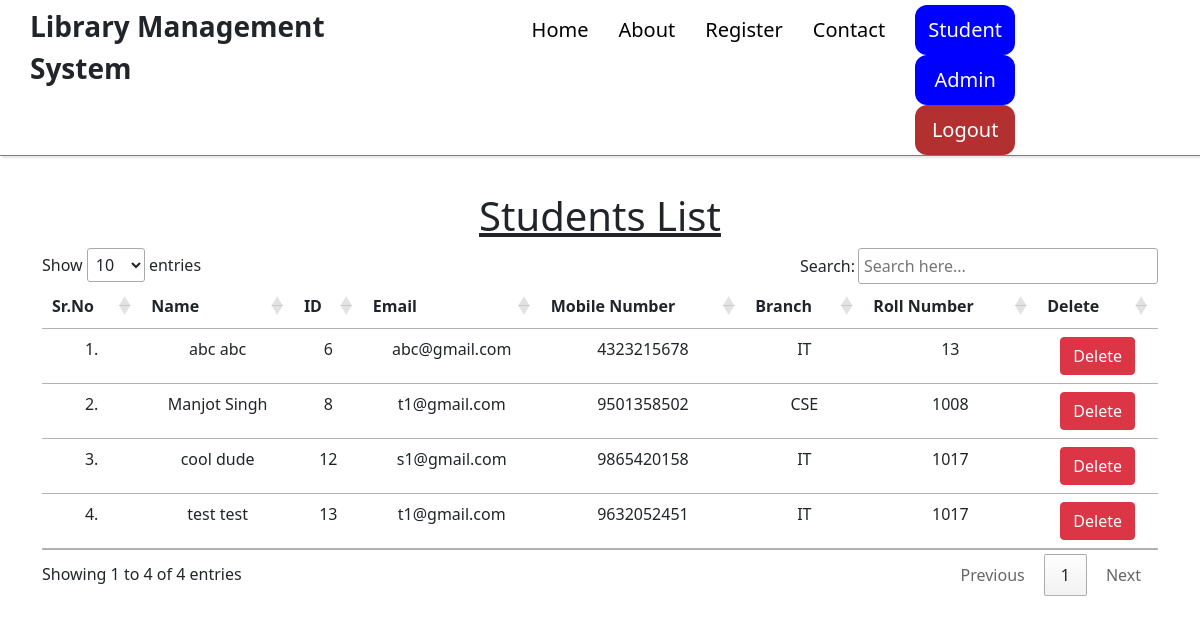
Before: /view_students/ (signed in) with the older database file.
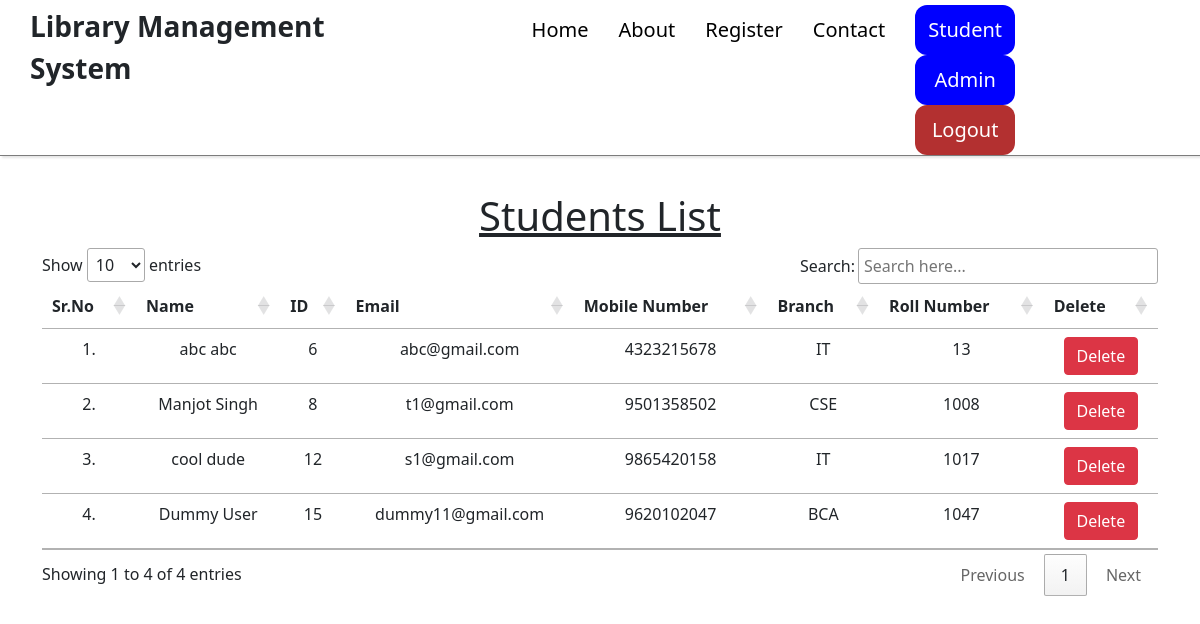
After: the same page with the newer database file.
### library/models.py (models this page shows, shortened)
class Student(models.Model):
    user = models.OneToOneField(User, on_delete=models.CASCADE)
    student_dob = models.DateField(auto_now_add=False)
    gender= models.CharField(max_length=10)
    branch = models.CharField(max_length=10)
    roll_no = models.CharField(max_length=3, blank=True)
    phone = models.CharField(max_length=10, blank=True)
    image = models.ImageField(upload_to="uploads/profile-pic/")

### library/views.py (the view)
# urls.py: path("view_students/", view_students, name="view_students"),
@login_required(login_url = '/admin_login')
def view_students(request):
    students = Student.objects.all()
    return render(request, "admin/view_students.html", {'students':students})

### templates/admin/view_students.html (shortened to what this page needs)
{% extends 'common/basic.html' %}
{% load static %}
{% block body %}
<div class="container mt-4">
    <h1 class="text-center"><u>Students List</u></h1>
    <table class="table table-hover" id="example">
        <thead>
            <tr class="text-center">
                <th>Sr.No</th>
                <th>Name</th>
                <th>ID</th>
                <th>Email</th>
                <th>Mobile Number</th>
                <th>Branch</th>
                <th>Roll Number</th>
                <th>Delete</th>
            </tr>
        </thead>
        <tbody>
            {% for student in students %}
            <tr class="text-center">
                <td>{{forloop.counter}}.</td>
                <td>{{student.user.get_full_name}}</td>
                <td>{{student.user.id}}</td>
                <td>{{student.user.email}}</td>
                <td>{{student.phone}}</td>
                <td>{{student.branch}}</td>
                <td>{{student.roll_no}}</td>
                <td><a href="/delete_student/{{student.id}}/" class="btn btn-danger" onclick="return confirm('Are you sure you want to delete this student?')">Delete</a></td>
            </tr>
            {% endfor %}
        </tbody>
    </table>
    </div>
{% endblock %}

Changed rows visible on the page:
removed Student: user.get_full_name "test test", user.id "13", user.email "t1@gmail.com", phone "9632052451", branch "IT", roll_no "1017"
added Student: user.get_full_name "Dummy User", user.id "15", user.email "dummy11@gmail.com", phone "9620102047", branch "BCA", roll_no "1047"
